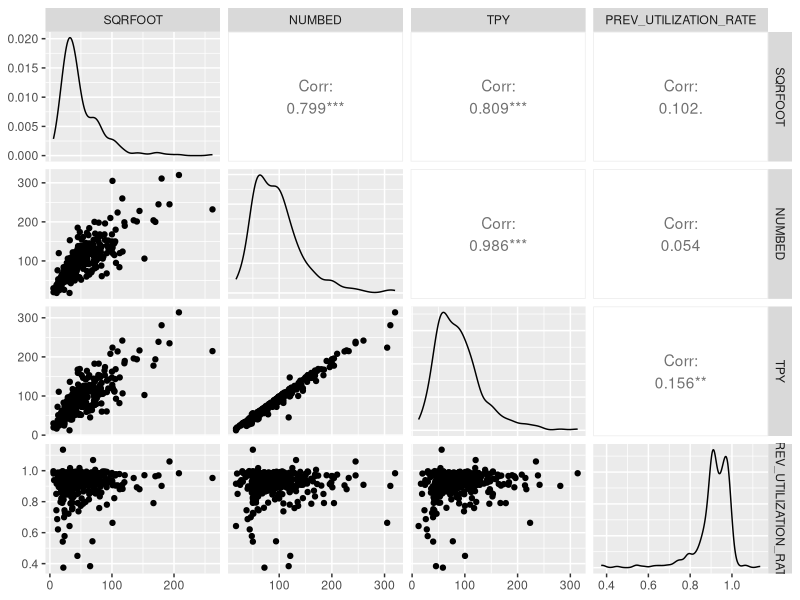
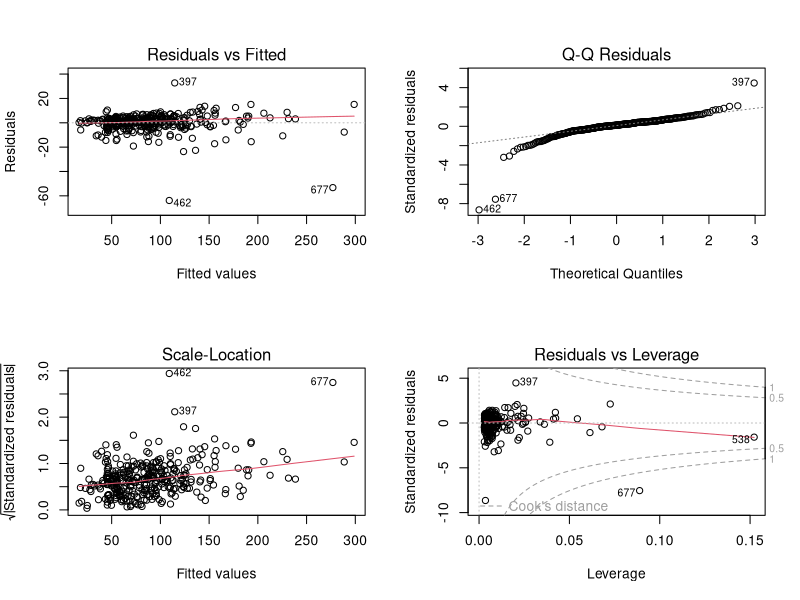
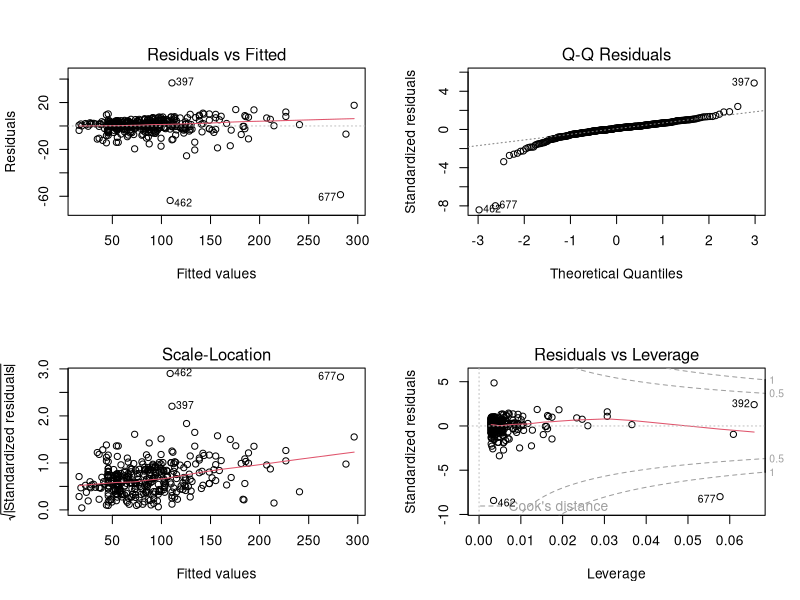
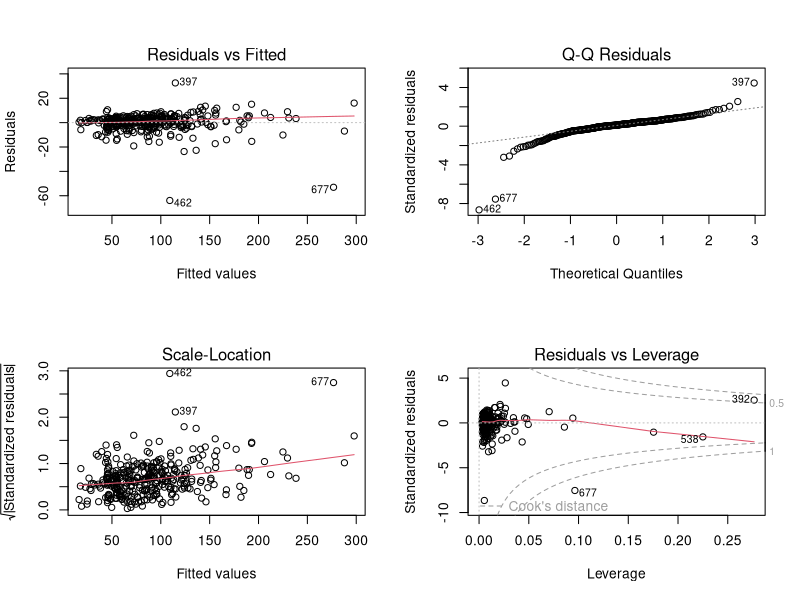
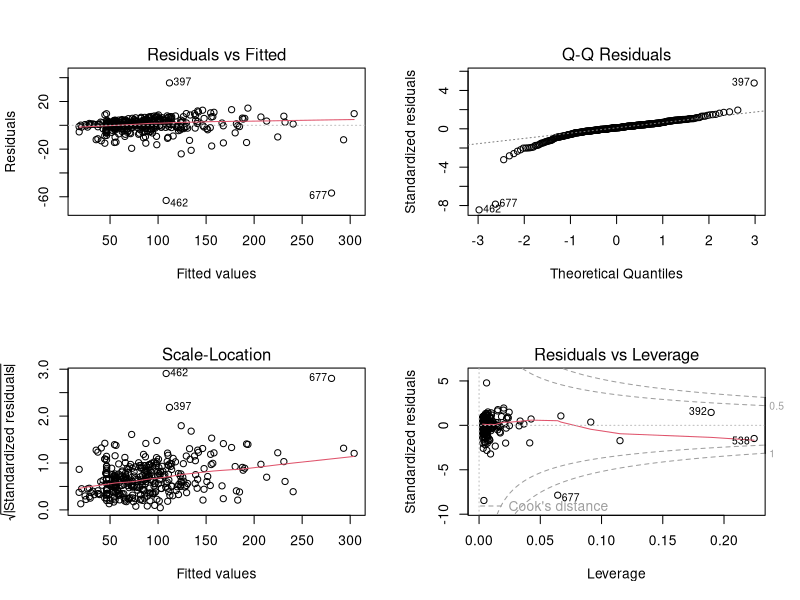
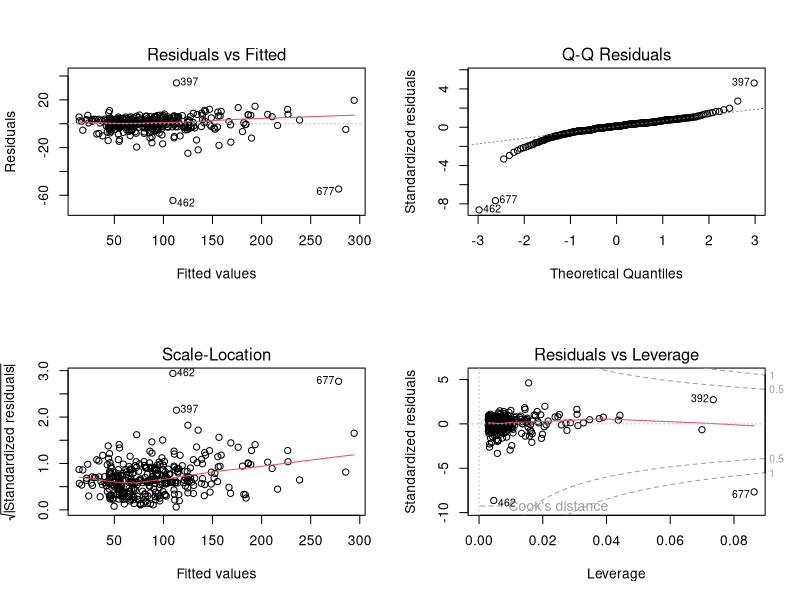
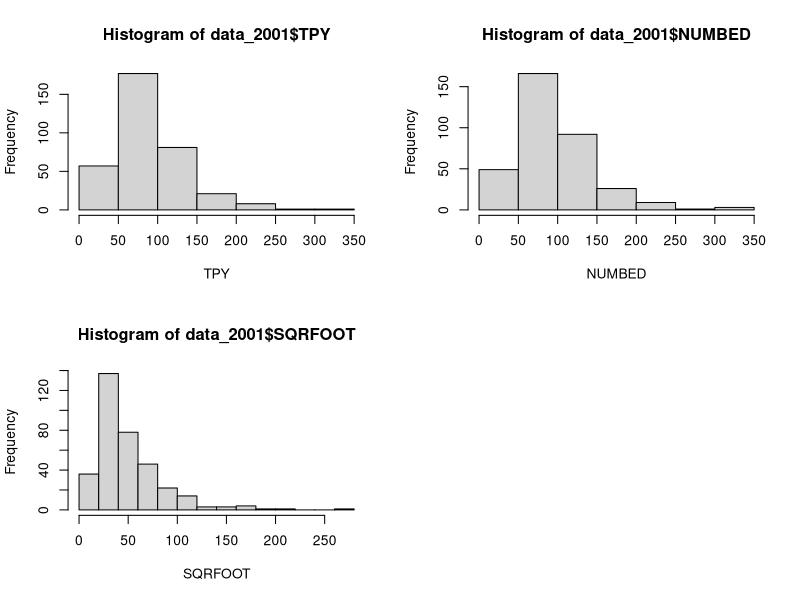
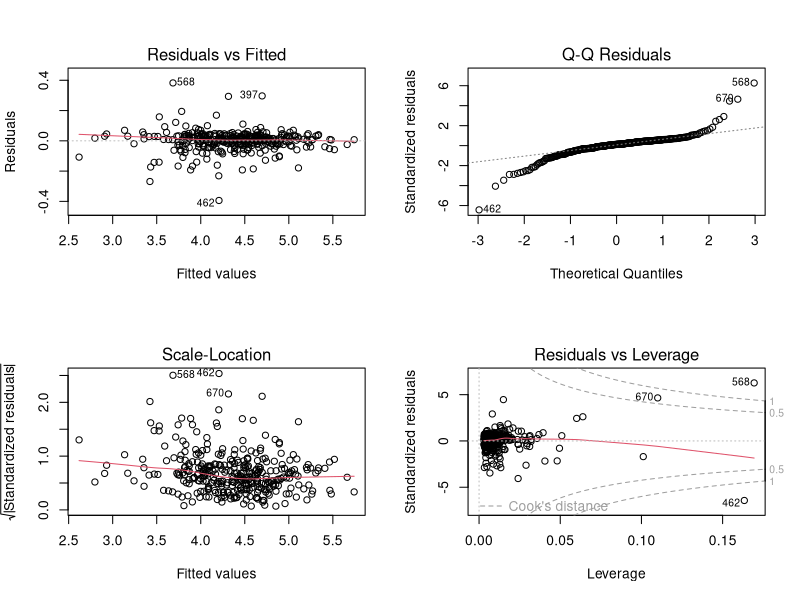

Recreate these plots in R, in order.
## ---- chunk 1
knitr::opts_chunk$set(echo = TRUE)
## ---- chunk 2
## importing the dataset and omitting the missing values
datafile <- read.csv("../WiscNursingHome.csv")
datafile <- na.omit(datafile)

## dividing data from different years


datafile$ORGSTR <- as.factor(datafile$ORGSTR)
datafile$MSA <- as.factor(datafile$MSA)
datafile$UTILIZATION_RATE <- datafile$TPY / datafile$NUMBED
## ---- chunk 3
# Assume the data is stored in a dataframe called "nursing_home_data"
library(dplyr)

# Count the number of occurrences of each hospID
hospID_counts <- datafile %>% group_by(hospID) %>% summarise(count = n())

# Keep only the hospID that appear more than once
to_keep <- hospID_counts$hospID[hospID_counts$count > 1]

# Filter the original dataframe to keep only the rows with hospID that appear more than once
datafile_filtered <- datafile %>% filter(hospID %in% to_keep)

## ---- chunk 4
library("dplyr")
years_comparison <- datafile %>% 
  group_by(hospID) %>%
  summarise(SQRFOOT_2000 =  SQRFOOT[CRYEAR == 2000], SQRFOOT_2001 =  SQRFOOT[CRYEAR == 2001],
            NUMBED_2000 = NUMBED[CRYEAR == 2000], NUMBED_2001 = NUMBED[CRYEAR == 2001],
            TPY_2000 =  TPY[CRYEAR == 2000], TPY_2001 =  TPY[CRYEAR == 2001],
            NUMBED_2000 = NUMBED[CRYEAR == 2000], NUMBED_2001 = NUMBED[CRYEAR == 2001],
            MSA_2000 =  MSA[CRYEAR == 2000], MSA_2001 =  MSA[CRYEAR == 2001],
            URBAN_2000 = URBAN[CRYEAR == 2000], URBAN_2001 = URBAN[CRYEAR == 2001],
            TAXEXEMPT_2000 =  TAXEXEMPT[CRYEAR == 2000], TAXEXEMPT_2001 =  TAXEXEMPT[CRYEAR == 2001],
            PRO_2000 = PRO[CRYEAR == 2000], PRO_2001 = PRO[CRYEAR == 2001],
            MCERT_2000 =  MCERT[CRYEAR == 2000], MCERT_2001 =  MCERT[CRYEAR == 2001],
            SELFFUNDINS_2000 = SELFFUNDINS[CRYEAR == 2000], SELFFUNDINS_2001 = SELFFUNDINS[CRYEAR == 2001],
            ORGSTR_2000 =  ORGSTR[CRYEAR == 2000], ORGSTR_2001 =  ORGSTR[CRYEAR == 2001], UTILIZATION_RATE_2000 = UTILIZATION_RATE[CRYEAR == 2000], UTILIZATION_RATE_2001 = UTILIZATION_RATE[CRYEAR == 2001])
years_comparison
           
## ---- chunk 5
data_2000 <- datafile_filtered[datafile_filtered$CRYEAR == 2000, ]
data_2001 <- datafile_filtered[datafile_filtered$CRYEAR == 2001, ]
data_2001$PREV_UTILIZATION_RATE <- data_2000$UTILIZATION_RATE
## ---- chunk 6
library(ggplot2)
library(GGally)
## ---- chunk 7
ggpairs(subset(data_2001, select = c(SQRFOOT, NUMBED, TPY, PREV_UTILIZATION_RATE)))
cor(log(data_2001$TPY),(data_2001$PREV_UTILIZATION_RATE))
## ---- chunk 8
summary(lm(TPY ~ PREV_UTILIZATION_RATE + SQRFOOT, data = data_2001))
## ---- chunk 9
anova(glm(TPY ~ NUMBED + SQRFOOT + NUMBED:SQRFOOT, data = data_2001, family = gaussian),
      test = "Chisq")
## ---- chunk 10
AIC(lm(TPY ~ NUMBED, data = data_2001),
    lm(TPY ~ SQRFOOT, data = data_2001),
    lm(TPY ~ NUMBED + SQRFOOT, data = data_2001),
    lm(TPY ~ NUMBED:SQRFOOT, data = data_2001),
    lm(TPY ~ NUMBED + SQRFOOT + NUMBED:SQRFOOT, data = data_2001),
    lm(TPY ~ NUMBED + NUMBED:SQRFOOT, data = data_2001),
    lm(TPY ~ SQRFOOT + NUMBED:SQRFOOT, data = data_2001))
## ---- chunk 11
AIC(lm(TPY ~ log(NUMBED), data = data_2001),
    lm(TPY ~ log(SQRFOOT), data = data_2001),
    lm(TPY ~ log(NUMBED) + log(SQRFOOT), data = data_2001),
    lm(TPY ~ log(NUMBED) + SQRFOOT, data = data_2001),
    lm(TPY ~ NUMBED + log(SQRFOOT), data = data_2001))
## ---- chunk 12
fit.linear <- lm(TPY ~ NUMBED + SQRFOOT, data = data_2001)
summary(fit.linear)
## ---- chunk 13
par(mfrow = c(2, 2))
plot(fit.linear)
## ---- chunk 14
par(mfrow = c(2, 2))
plot(lm(TPY ~ NUMBED, data = data_2001))
## ---- chunk 15
par(mfrow = c(2, 2))
plot(lm(TPY ~ NUMBED + SQRFOOT + NUMBED:SQRFOOT, data = data_2001))
## ---- chunk 16
par(mfrow = c(2, 2))
plot(lm(TPY ~ NUMBED + NUMBED:SQRFOOT, data = data_2001))
## ---- chunk 17
par(mfrow = c(2, 2))
plot(lm(TPY ~ NUMBED + log(SQRFOOT), data = data_2001))
## ---- chunk 18
par(mfrow = c(2, 2))
hist(data_2001$TPY, xlab = "TPY", freq = TRUE)
hist(data_2001$NUMBED, xlab = "NUMBED", freq = TRUE)
hist(data_2001$SQRFOOT, xlab = "SQRFOOT", freq = TRUE)
## ---- chunk 19
## fare ggpairs() con il log delle variabili
## ---- chunk 20
summary(lm(log(TPY) ~ log(NUMBED) + log(SQRFOOT) + log(NUMBED):log(SQRFOOT), data = data_2001))
## ---- chunk 21
anova(glm(log(TPY) ~ log(NUMBED) + log(SQRFOOT) + log(NUMBED):log(SQRFOOT), data = data_2001,
          family = gaussian), test = "Chisq")
## ---- chunk 22
summary(lm(log(TPY) ~ log(NUMBED), data = data_2001))
## ---- chunk 23
summary(lm(log(TPY) ~ log(SQRFOOT), data = data_2001))
## ---- chunk 24
par(mfrow = c(2, 2))
plot(lm(log(TPY) ~ log(NUMBED) + log(SQRFOOT) + log(PREV_UTILIZATION_RATE), data = data_2001))
## ---- chunk 25
par(mfrow = c(2, 2))
plot(lm(log(TPY) ~ log(SQRFOOT), data = data_2001))
## ---- chunk 26
AIC(lm(log(TPY) ~ log(NUMBED), data = data_2001),
    lm(log(TPY) ~ log(SQRFOOT), data = data_2001),
    lm(log(TPY) ~ log(NUMBED) + log(SQRFOOT), data = data_2001))
## ---- chunk 27
summary(lm(log(TPY) ~ NUMBED + log(SQRFOOT), data = data_2001))
## ---- chunk 28
par(mfrow = c(2, 2))
plot(lm(log(TPY) ~ NUMBED + log(SQRFOOT), data = data_2001))
## ---- chunk 29
AIC(lm(log(TPY) ~ NUMBED + log(SQRFOOT), data = data_2001))
## ---- chunk 30
summary(lm(I(1/TPY) ~ NUMBED + SQRFOOT, data = data_2001))
## ---- chunk 31
summary(lm(I(sqrt(TPY)) ~ NUMBED + SQRFOOT, data = data_2001))
## ---- chunk 32
par(mfrow = c(2, 2))
plot(lm(I(1/TPY) ~ NUMBED + SQRFOOT, data = data_2001))
## ---- chunk 33
par(mfrow = c(2, 2))
plot(lm(I(sqrt(TPY)) ~ NUMBED + SQRFOOT, data = data_2001))
## ---- chunk 34
### roba fatta da Simone
## ---- chunk 35
summary(lm(TPY ~ NUMBED + SQRFOOT + TAXEXEMPT + SELFFUNDINS + URBAN + PRO, data = data_2001))
## ---- chunk 36
anova(glm(TPY ~ NUMBED + SQRFOOT + TAXEXEMPT + SELFFUNDINS + URBAN + PRO, data = data_2001,
          family = gaussian), test = "Chisq")
## ---- chunk 37
par(mfrow = c(2, 2))
plot(lm(TPY ~ NUMBED + SQRFOOT + TAXEXEMPT + SELFFUNDINS + URBAN + PRO,
        data = data_2001))
## ---- chunk 38
summary(lm(log(TPY) ~ log(NUMBED) + log(SQRFOOT) + TAXEXEMPT + SELFFUNDINS + URBAN + PRO,
           data = data_2001))
## ---- chunk 39
anova(glm(log(TPY) ~ log(NUMBED) + log(SQRFOOT) + TAXEXEMPT + SELFFUNDINS + URBAN + PRO,
          data = data_2001, family = gaussian), test = "Chisq")
## ---- chunk 40
par(mfrow = c(2, 2))
plot(lm(log(TPY) ~ log(NUMBED) + log(SQRFOOT) + TAXEXEMPT + SELFFUNDINS + URBAN + PRO,
        data = data_2001))
## ---- chunk 41
anova(glm(log(TPY) ~ log(NUMBED) + log(SQRFOOT) + SELFFUNDINS + URBAN + PRO + TAXEXEMPT,
          data = data_2001, family = gaussian), test = "Chisq")
## ---- chunk 42
par(mfrow=c(2,2))
fit.best <- lm(log(TPY) ~ log(NUMBED) + TAXEXEMPT + PREV_UTILIZATION_RATE, data = data_2001)
summary(fit.best)
plot(fit.best)
## ---- chunk 43
par(mfrow=c(2,2))
fit.best <- lm(log(TPY) ~ log(SQRFOOT) + TAXEXEMPT, data = data_2001)
summary(fit.best)
plot(fit.best)
## ---- chunk 44
anova(fit.best, test = "Chisq")
## ---- chunk 45
par(mfrow = c(2, 2))
plot(fit.best)
## ---- chunk 46
summary(lm(log(TPY) ~ log(NUMBED) + TAXEXEMPT, data = data_2001))
## ---- chunk 47
par(mfrow = c(2, 2))
plot(lm(log(TPY) ~ log(NUMBED) + TAXEXEMPT, data = data_2001))
## ---- chunk 48
data_2001_trunc <- data_2001[data_2001$PREV_UTILIZATION_RATE > 0.85 &
                               data_2001$PREV_UTILIZATION_RATE < 1.07, ]
summary(lm(log(TPY) ~ log(NUMBED) + TAXEXEMPT, data = data_2001_trunc))
## ---- chunk 49
par(mfrow = c(2, 2))
plot(lm(log(TPY) ~ log(NUMBED) + TAXEXEMPT, data = data_2001_trunc))
## ---- chunk 50
mean(abs(data_2001$UTILIZATION_RATE - data_2001$PREV_UTILIZATION_RATE))
## ---- chunk 51
data_2001$UR_cat <- (data_2001$UTILIZATION_RATE > 0.85 & data_2001$UTILIZATION_RATE < 1.07)
data_2001$PUR_cat <- (data_2001$PREV_UTILIZATION_RATE > 0.85 &
                        data_2001$PREV_UTILIZATION_RATE < 1.07)
data_2001$UR_cat <- as.factor(data_2001$UR_cat)
data_2001$PUR_cat <- as.factor(data_2001$PUR_cat)

levels(data_2001$UR_cat) <- c("out", "in")
levels(data_2001$PUR_cat) <- c("out", "in")
## ---- chunk 52
barplot(prop.table(table(data_2001$UR_cat, data_2001$PUR_cat), margin = 1),
        beside=TRUE, xlab="UTILIZATION_RATE_2000",col=c("gray","black"))
legend("topleft", c("UTILIZATION_RATE_2001=out", "UTILIZATION_RATE_2001=in"), cex = 0.95, bty = "n",fill=c("gray","black"))
